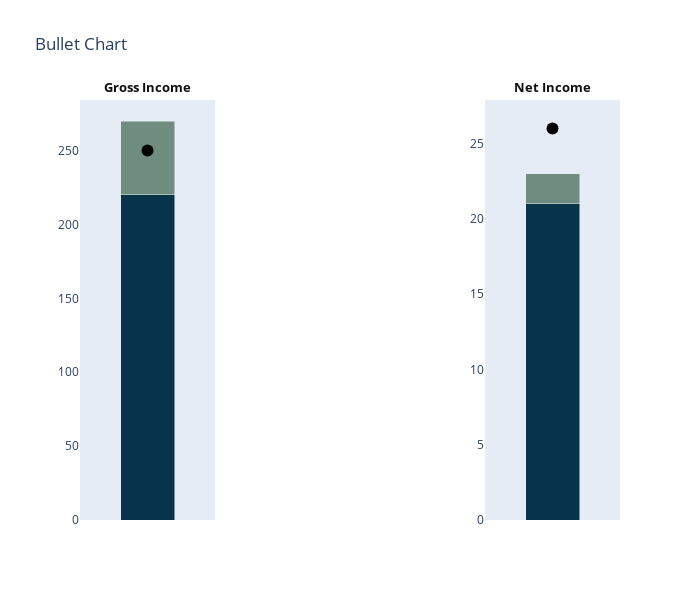

Notebook cell for this chart:
### Code cell
# bullet chart
data = [
    {"title": "Gross Income",
     "subtitle": "US$, in thousands",
     "ranges": [150, 225, 300],
     "measures":[220, 270],
     "markers":[250]},
  
    {"title": "Net Income",
     "subtitle": "%",
     "ranges": [20, 25, 30],
     "measures":[21, 23],
     "markers":[26]},
]
  
fig = ff.create_bullet(
    data, titles='title', 
    markers='markers',
    measures='measures',
    orientation='v',
    measure_colors=['rgb(8, 52, 75)', 'rgb(110, 141, 127)'],
    scatter_options={'marker': {'symbol': 'circle'}},
  width=700)
  
fig.show()

### Figure 1 — Plotly figure (JSON) as saved in the notebook; plotly's stock layout.template omitted (floating-point values rounded to 4 significant figures)
{"data": [{"base": 0, "hoverinfo": "y", "marker": {"color": "rgb(110.0, 141.0, 127.0)"}, "name": "measures", "orientation": "v", "type": "bar", "width": 0.4, "x": [0.5], "xaxis": "x", "y": [270], "yaxis": "y"}, {"base": 0, "hoverinfo": "y", "marker": {"color": "rgb(8.0, 52.0, 75.0)"}, "name": "measures", "orientation": "v", "type": "bar", "width": 0.4, "x": [0.5], "xaxis": "x", "y": [220], "yaxis": "y"}, {"hoverinfo": "y", "marker": {"color": "rgb(0, 0, 0)", "size": 12, "symbol": "circle"}, "name": "markers", "type": "scatter", "x": [0.5], "xaxis": "x", "y": [250], "yaxis": "y"}, {"base": 0, "hoverinfo": "y", "marker": {"color": "rgb(110.0, 141.0, 127.0)"}, "name": "measures", "orientation": "v", "type": "bar", "width": 0.4, "x": [0.5], "xaxis": "x2", "y": [23], "yaxis": "y2"}, {"base": 0, "hoverinfo": "y", "marker": {"color": "rgb(8.0, 52.0, 75.0)"}, "name": "measures", "orientation": "v", "type": "bar", "width": 0.4, "x": [0.5], "xaxis": "x2", "y": [21], "yaxis": "y2"}, {"hoverinfo": "y", "marker": {"color": "rgb(0, 0, 0)", "size": 12, "symbol": "circle"}, "name": "markers", "type": "scatter", "x": [0.5], "xaxis": "x2", "y": [26], "yaxis": "y2"}], "layout": {"annotations": [{"font": {"color": "#0f0f0f", "size": 13}, "showarrow": false, "text": "<b>Gross Income</b>", "textangle": 0, "x": 0.125, "xanchor": "center", "xref": "paper", "y": 1.03, "yanchor": "middle", "yref": "paper"}, {"font": {"color": "#0f0f0f", "size": 13}, "showarrow": false, "text": "<b>Net Income</b>", "textangle": 0, "x": 0.875, "xanchor": "center", "xref": "paper", "y": 1.03, "yanchor": "middle", "yref": "paper"}], "barmode": "stack", "height": 600, "margin": {"l": 80}, "showlegend": false, "title": {"text": "Bullet Chart"}, "width": 700, "xaxis": {"anchor": "y", "domain": [0, 0.25], "range": [0, 1], "showgrid": false, "showticklabels": false, "zeroline": false}, "xaxis2": {"anchor": "y2", "domain": [0.75, 1], "range": [0, 1], "showgrid": false, "showticklabels": false, "zeroline": false}, "yaxis": {"anchor": "x", "domain": [0, 1], "showgrid": false, "tickwidth": 1, "zeroline": false}, "yaxis2": {"anchor": "x2", "domain": [0, 1], "showgrid": false, "tickwidth": 1, "zeroline": false}}}
